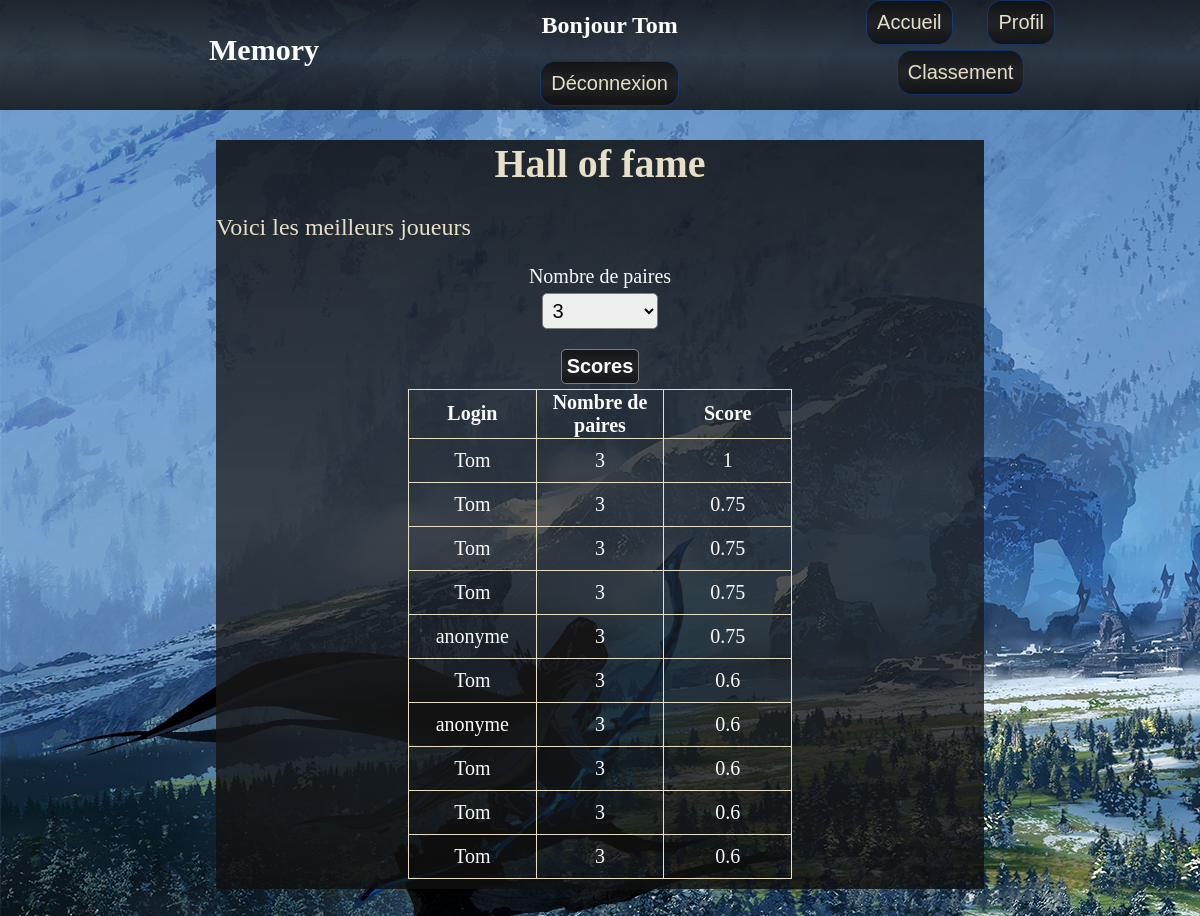
Page /classement.php (signed in) on the committed database.
### tables this page shows
CREATE TABLE `scores` (
  `id` int(11) NOT NULL,
  `paires` int(11) NOT NULL,
  `coups` int(11) NOT NULL,
  `id_utilisateur` int(11) NOT NULL
);

CREATE TABLE `utilisateurs` (
  `id` int(11) NOT NULL,
  `login` varchar(255) NOT NULL,
  `password` varchar(255) NOT NULL,
  `firstname` varchar(255) NOT NULL,
  `lastname` varchar(255) NOT NULL
);

### class/User.php (the view, shortened to what this page needs)
<?php
class User {
    private $id;
    private $login;
    private $password;
    private $firstname;
    private $lastname;
    private $bdd;
    public function __construct()
    {
        $servername = 'localhost';
        $dbname = 'memory';
        $db_username = 'root';
        $db_password = '';
        try {
            $this->bdd = new PDO("mysql:host=$servername;dbname=$dbname; charset=utf8", $db_username, $db_password);
            $this->bdd->setAttribute(PDO::ATTR_ERRMODE, PDO::ERRMODE_EXCEPTION);
        }
        catch(PDOException $e)
        {
            echo "Echec de la connexion : " . $e->getMessage();
            exit;
        }
        if (isset($_SESSION['user'])){
            $this->id = $_SESSION['user']['id'];
            $this->login = $_SESSION['user']['login'];
            $this->password = $_SESSION['user']['password'];
            $this->firstname = $_SESSION['user']['firstname'];
            $this->lastname = $_SESSION['user']['lastname'];
        }
    }
    public function isConnected()
    {
        if($this->id !== null && $this->login !== null && $this->password !== null && $this->firstname !== null && $this->lastname !== null){
            return true;
        }
        else{
            return false;
        }
    }
            ?>
            <?php
    public function getLogin()
    {
        if($this->isConnected()){
            return $this->login;
        }
        else{
            echo "Vous n'êtes pas connecté, vous devez être connecté pour voir le login du compte";
        }
    }
            ?>
        <?php
    public function getBestScores()
    {
        $requete = "SELECT * FROM scores INNER JOIN utilisateurs ON scores.id_utilisateur = utilisateurs.id WHERE paires = :paires ORDER BY coups LIMIT 10";
        $select = $this->bdd->prepare($requete);
        $select-> execute(array(':paires' => $_GET['nb_paires']));
        $fetch_all = $select->fetchAll(PDO::FETCH_ASSOC);
        ?>
        <table class="infos">
            <thead>
                <tr>
                    <th>Login</th>
                    <th>Nombre de paires</th>
                    <th>Score</th>
                </tr>
            </thead>
            <tbody>
                <?php
                foreach($fetch_all as $table){
                    $score = $table['paires']/$table['coups'];
                    ?>
                    <tr>
                        <td><?= $table['login']; ?></td>
                        <td><?= $table['paires']; ?></td>
                        <td><?= $score ?></td>
                    </tr>
                    <?php
                }
                ?>
            </tbody>
        </table>
        <?php
    }
}
?>

### include/header.php (shortened to what this page needs)
<?php
    require './class/User.php';
    $player = new User();
?>
<!DOCTYPE html>
<html lang="fr">
<head>
    <link rel="stylesheet" href="site.css">
</head>
<body>
    <header>
        <div class="container_header">
            <div class="flex">
                <div id="left">
                    <h2>Memory</h2>
                </div>
                <?php
                    if($player->isConnected()){
                        $user = $player->getLogin();
                ?>
                <div class='center'>
                    <h3>Bonjour <?=$user?></h3>
                    <a href='index.php?deconnexion=true'><button>Déconnexion</button></a>
                </div>
                <nav class="ordi">
                    <ul>
                        <li><a href='index.php'><button>Accueil</button></a></li>
                        <li><a href='profil.php'><button>Profil</button></a></li>
                        <li><a href='classement.php'><button>Classement</button></a></li>
                    </ul>
                </nav>
                <?php
                    }
                ?>
            </div>
        </div>
    </header>

### classement.php (shortened to what this page needs)
<?php
    require 'include/header.php';
?>
<main>
    <div class="container">
        <div class="profil">
            <h1>Hall of fame</h1>
            <p>Voici les meilleurs joueurs</p>
            <div class="centrage">
                <form action="" method="get">
                    <label for="nb_paires">Nombre de paires</label>
                    <select name="nb_paires" id="">
                        <option value=3 selected>3</option>
                    <input type="submit" name="ano" value="Scores">
                </form>
                <?php
                    $player->getBestScores();
                ?>
        </div>

### site.css (style rules this page uses)
body { background-image: url(img/fond.jpg); background-attachment: fixed; margin: 0; padding: 0; }
html { font-size: 20px; }
a { text-decoration: none; cursor: pointer; }
h1 { font-size: 2rem; font-weight: bold; text-align: center; color: #333; }
h2 { font-size: 1.5rem; font-weight: bold; }
h3 { font-size: 1.2rem; font-weight: bold; line-height: 1; }
.container { width: 80%; height: auto; margin: auto; padding: auto; }
header { background: linear-gradient(#0f0f0fd5, #202020c0, #0f0f0fd5); color: #fff; position: fixed; width: 100%; min-height: 110px; max-height: 140px; top: 0; z-index: 1000 !important; }
.container_header { width: 80%; height: auto; margin: auto; margin-top: 10px; padding: auto; }
.flex { width: 100%; min-height: 50px; max-height: 80px; text-align: center; display: flex; justify-content: space-between; align-items: center; }
#left { flex-basis: 30%; }
.center { display: flex; flex-flow: row wrap !important; justify-content: center; align-items: center; line-height: 1; flex-basis: 30%; }
nav { text-align: center; flex-basis: 28%; }
header ul { list-style: none; display: flex; flex-flow: row wrap; justify-content: space-evenly; align-items: flex-end; }
header li { padding-right: 10px; line-height: 2; }
header button { background: linear-gradient(#0f0f0fd5, #202020c0, #0f0f0fd5); border: 1px solid #1363df66; border-radius: 15px; color: #e7dfc6; font-size: 1rem; padding: 10px; margin-bottom: 5px; margin-right: 10px; margin-left: 10px; transition: 0.5s; cursor: pointer; }
.ordi { display: flex; flex-flow: row wrap; justify-content: space-evenly; align-items: center; gap: 5%; }
main { margin-top: 140px; min-height: 65vh; margin-bottom: 3%; }
.center { display: flex; flex-direction: column; justify-content: center; align-items: center; }
form { display: flex; flex-flow: column wrap; justify-content: center; align-items: center; gap: 5%; }
form label { color: #fafafa; font-size: 1rem; margin-bottom: 5px; }
form select { font-size: 1rem; padding: 5px; margin-bottom: 10px; border: 1px solid #7d7d7d; border-radius: 5px; width: 15%; margin: auto; }
form input { font-size: 1rem; padding: 5px; margin-bottom: 10px; border: 1px solid #7d7d7d; border-radius: 5px; margin: auto; }
form input[type="submit"] { background: linear-gradient(#0f0f0fd5, #202020c0, #0f0f0fd5); color: #fafafa; font-size: 1rem; font-weight: bold; padding: 5px; margin-top: 20px; margin-bottom: 5px; margin-right: 10px; margin-left: 10px; transition: 0.5s; cursor: pointer; }
.profil { width: 80%; margin: auto; background: linear-gradient(#0f0f0fd5, #202020c0, #0f0f0fd5); padding-bottom: 10px; }
.profil h1 { color: #e7dfc6; text-align: center; }
.profil p { font-size: 1.2rem; color: #e7dfc6; }
.centrage { width: 100%; margin: auto; }
.infos { width: 50%; table-layout: fixed; margin: auto; align-items: center; color: #fafafa; border-collapse: collapse; }
.infos thead th { border: 1px solid #e7dfc6; width: 30%; }
.infos td { border: 1px solid #e7dfc6; padding: 10px; text-align: center; }

### rows in the picture
scores: id_utilisateur.login "Tom", paires "3", score "1"
scores: id_utilisateur.login "Tom", paires "3", score "0.75"
scores: id_utilisateur.login "Tom", paires "3", score "0.75"
scores: id_utilisateur.login "Tom", paires "3", score "0.75"
scores: id_utilisateur.login "anonyme", paires "3", score "0.75"
scores: id_utilisateur.login "Tom", paires "3", score "0.6"
scores: id_utilisateur.login "anonyme", paires "3", score "0.6"
scores: id_utilisateur.login "Tom", paires "3", score "0.6"
scores: id_utilisateur.login "Tom", paires "3", score "0.6"
scores: id_utilisateur.login "Tom", paires "3", score "0.6"

### other values in the picture
$user "Tom"
